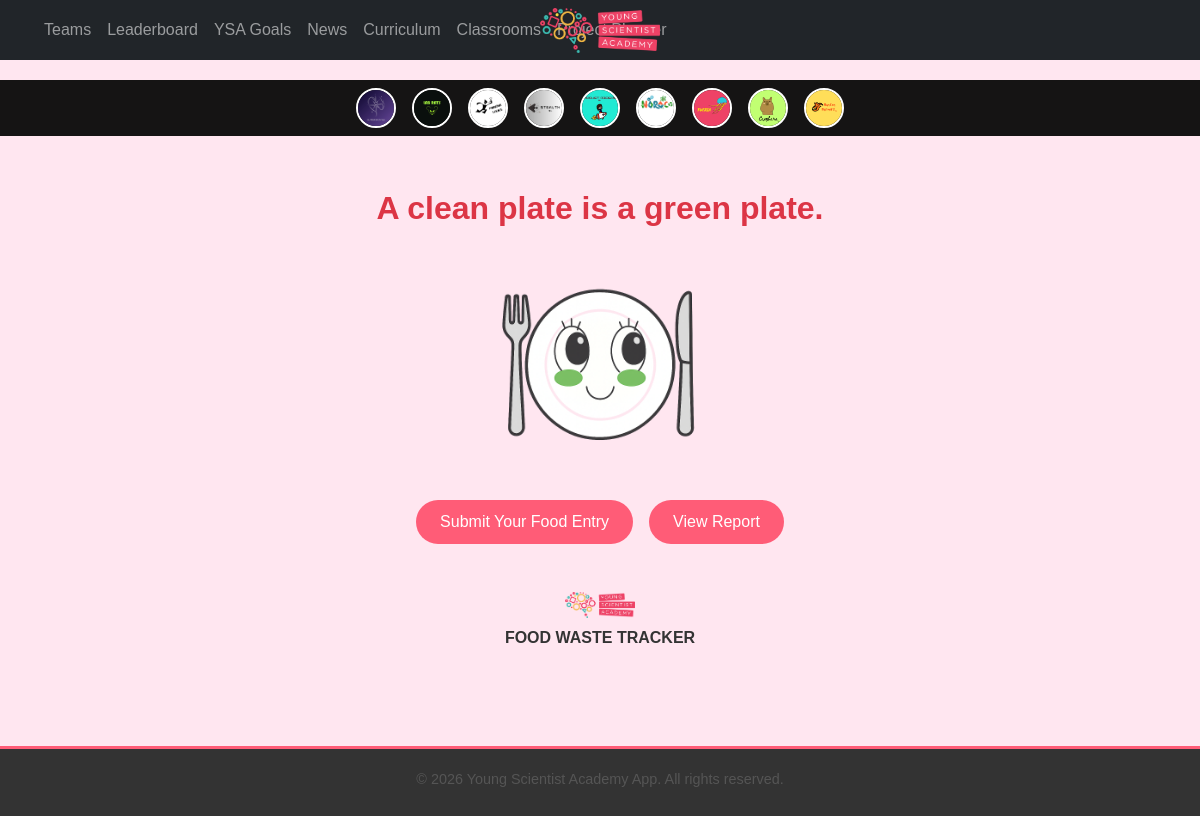
/foodwaste/, run on the app's committed database.
### teams/models.py (models this page shows, shortened)
class Team(models.Model):
    name = models.CharField(max_length=100, unique=True)
    logo = models.ImageField(upload_to="team_logos/", blank=True, null=True)
    members = models.ManyToManyField(
        settings.AUTH_USER_MODEL, related_name='teams_members', blank=True
    )
    created_at = models.DateTimeField(auto_now_add=True)
    description = models.TextField(blank=True)
    max_members = models.IntegerField(default=15)
    class Meta:
        ordering = ["-created_at"]
        verbose_name = "Team"
        verbose_name_plural = "Teams"
    @property
    def total_points(self):
        return self.team_points_from_teams_app.aggregate(
            total_points=Sum("points_earned")
        )["total_points"] or 0
    def get_logo_url(self):
        if self.logo:
            return self.logo.url
        filename_png = f"{self.name.lower().replace(' ', '_')}.png"
        filename_jpg = f"{self.name.lower().replace(' ', '_')}.jpg"
        if os.path.exists(os.path.join(settings.MEDIA_ROOT, "team_logos", filename_png)):
            return settings.MEDIA_URL + "team_logos/" + filename_png
        if os.path.exists(os.path.join(settings.MEDIA_ROOT, "team_logos", filename_jpg)):
            return settings.MEDIA_URL + "team_logos/" + filename_jpg
        return settings.STATIC_URL + "default_team_logo.png"

### foodwaste/views.py (the view)
# urls.py: path('', views.home_view, name='home'),  # This is the homepage URL
def home_view(request):
    return render(request, 'foodwaste/home.html')

### teams/context_processors.py (called while the page is built)
def team_logos(request):
    teams = list(Team.objects.all())  # Convert QuerySet to list
    teams.sort(key=lambda team: team.total_points, reverse=True)  # Sort manually  # ✅ Order by team ranking
    return {'teams': teams}

### users/context_processors.py (called while the page is built, shortened)
def user_level_and_team(request):
    user = request.user
    if not user.is_authenticated:
        return {}

### foodwaste/templates/foodwaste/home.html (shortened to what this page needs)
{% extends "core/base.html" %}
{% load static %}
{% block content %}
<div class="container text-center py-5">
  <div class="quote fs-2 fw-bold text-danger mb-4">A clean plate is a green plate.</div>
  <img src="{% static 'images/face_plate.png' %}" alt="Face Sticker" class="mb-4" style="width: 220px;">
  <div class="d-flex justify-content-center gap-3 mb-5">
    <a href="{% url 'foodwaste:food_entry' %}" class="btn btn-danger px-4 rounded-pill">Submit Your Food Entry</a>
    <a href="{% url 'foodwaste:report' %}" class="btn btn-danger px-4 rounded-pill">View Report</a>
  </div>
  <div class="footer text-center">
    <img src="{% static 'images/ysa_logo.png' %}" alt="YSA Logo" class="mb-2" style="width: 70px;">
    <div class="fw-semibold">FOOD WASTE TRACKER</div>
  </div>
</div>
{% endblock %}

### core/templates/core/base.html (shortened to what this page needs)
{% load static %}
<!DOCTYPE html>
<html lang="en">
<head>
    <link href="https://cdn.jsdelivr.net/npm/bootstrap@5.3.0/dist/css/bootstrap.min.css" rel="stylesheet">
    <link rel="stylesheet" href="{% static 'css/styles.css' %}">
</head>
<body>
<nav class="navbar navbar-expand-lg navbar-dark bg-dark fixed-top">
    <div class="w-100 d-flex justify-content-between align-items-center px-3">
        <div class="d-flex align-items-center">
        <div class="collapse navbar-collapse" id="navbarNav">
            <ul class="navbar-nav">
            <li class="nav-item">
                <a class="nav-link {% if request.path == '/teams/' %}active{% endif %}" href="{% url 'teams:team_overview' %}">Teams</a>
            </li>
            <li class="nav-item">
                <a class="nav-link {% if request.path == '/leaderboard/' %}active{% endif %}" href="{% url 'leaderboard:student_leaderboard' %}">
                    Leaderboard
                </a>
            </li>
            <li class="nav-item">
                <a class="nav-link {% if request.path == '/programs/' %}active{% endif %}" href="{% url 'programs:goal_list' %}">YSA Goals</a>
            </li>
            <li class="nav-item">
                <a class="nav-link {% if request.path == '/news/' %}active{% endif %}" href="{% url 'news:news' %}">News</a>
            </li>
            <li class="nav-item">
                <a class="nav-link {% if request.path == '/curriculum/' %}active{% endif %}" href="{% url 'curriculum:home' %}">Curriculum</a>
            </li>
            <li class="nav-item">
                <a class="nav-link {% if request.path == '/classrooms/' %}active{% endif %}" href="{% url 'classrooms:dashboard' %}">Classrooms</a>
            </li>
            <li class="nav-item">
                <a class="nav-link {% if request.path == '/project_planner/' %}active{% endif %}" href="{% url 'project_planner:home' %}">Project Planner</a>
            </li>
            </ul>
        </div>
        </div>
    <a class="navbar-brand position-absolute start-50 translate-middle-x" href="{% url 'home' %}">
      <img src="{% static 'images/logo.png' %}" alt="logo" class="logo" style="max-height: 50px;">
    </a>
  </div>
</nav>
    {% if teams %}
    <div class="team-logos-nav">
        {% for team in teams %}
            <a href="{% url 'teams:team_detail' team.id %}" class="team-logo-link">
                <img src="{{ team.get_logo_url }}" alt="{{ team.name }}" class="team-logo-small">
            </a>
        {% endfor %}
    </div>
    {% endif %}
    <div class="content-container">
        {% block content %}{% endblock %}
    </div>
    <footer class="text-center mt-5">
        <p>&copy; {% now "Y" %} Young Scientist Academy App. All rights reserved.</p>
    </footer>
</body>
</html>
</body>
</html>

### core/static/css/styles.css (style rules this page uses)
body { background-color: #ffe6f0; font-family: 'Arial', sans-serif; color: #333; }
.team-logos-nav { display: flex; justify-content: center; align-items: center; background: #151414; padding: 8px; position: relative; z-index: 999; margin-top: 80px; }
.navbar { position: fixed; top: 0; left: 0; right: 0; width: 100%; z-index: 1050; background-color: #333333; padding: 10px 20px; display: flex; align-items: center; justify-content: space-between; }
.navbar-brand { font-weight: bold; color: #ffffff; font-size: 1.2rem; margin-right: auto; position: absolute; left: 50%; transform: translateX(-50%); z-index: 1; }
.navbar-collapse { background-color: transparent; padding: 0; box-shadow: none; border: none; }
.team-logo-link { margin: 0 8px; text-decoration: none; }
.team-logo-small { width: 40px; height: 40px; border-radius: 50%; border: 2px solid white; object-fit: cover; transition: transform 0.2s ease-in-out; }
.container { max-width: 960px; padding: 20px; }
footer { background-color: #333333; color: #ffffff; padding: 15px 0; font-size: 0.9rem; text-align: center; border-top: 3px solid #ff5c77; }
footer p { margin-bottom: 5px; }
.logo { max-width: 120px; height: auto; display: block; margin: 10px auto; }
button, .btn { background-color: #ff5c77; color: #ffffff; border: 2px solid #ff5c77; border-radius: 5px; padding: 10px 20px; font-size: 1rem; cursor: pointer; transition: background-color 0.3s ease, transform 0.2s ease; }
p, li { color: #555; }
.btn { padding: 10px 20px; font-size: 16px; border-radius: 5px; border: none; cursor: pointer; transition: all 0.3s ease-in-out; }
footer { padding: 20px 0; border-top: 3px solid #ff5c77; font-size: 0.9rem; text-align: center; color: #ffffff; background-color: #333333; }

### data on the page
Team: shows a picture
Team: shows a picture
Team: shows a picture
Team: shows a picture
Team: shows a picture
Team: shows a picture
Team: shows a picture
Team: shows a picture
Team: shows a picture
